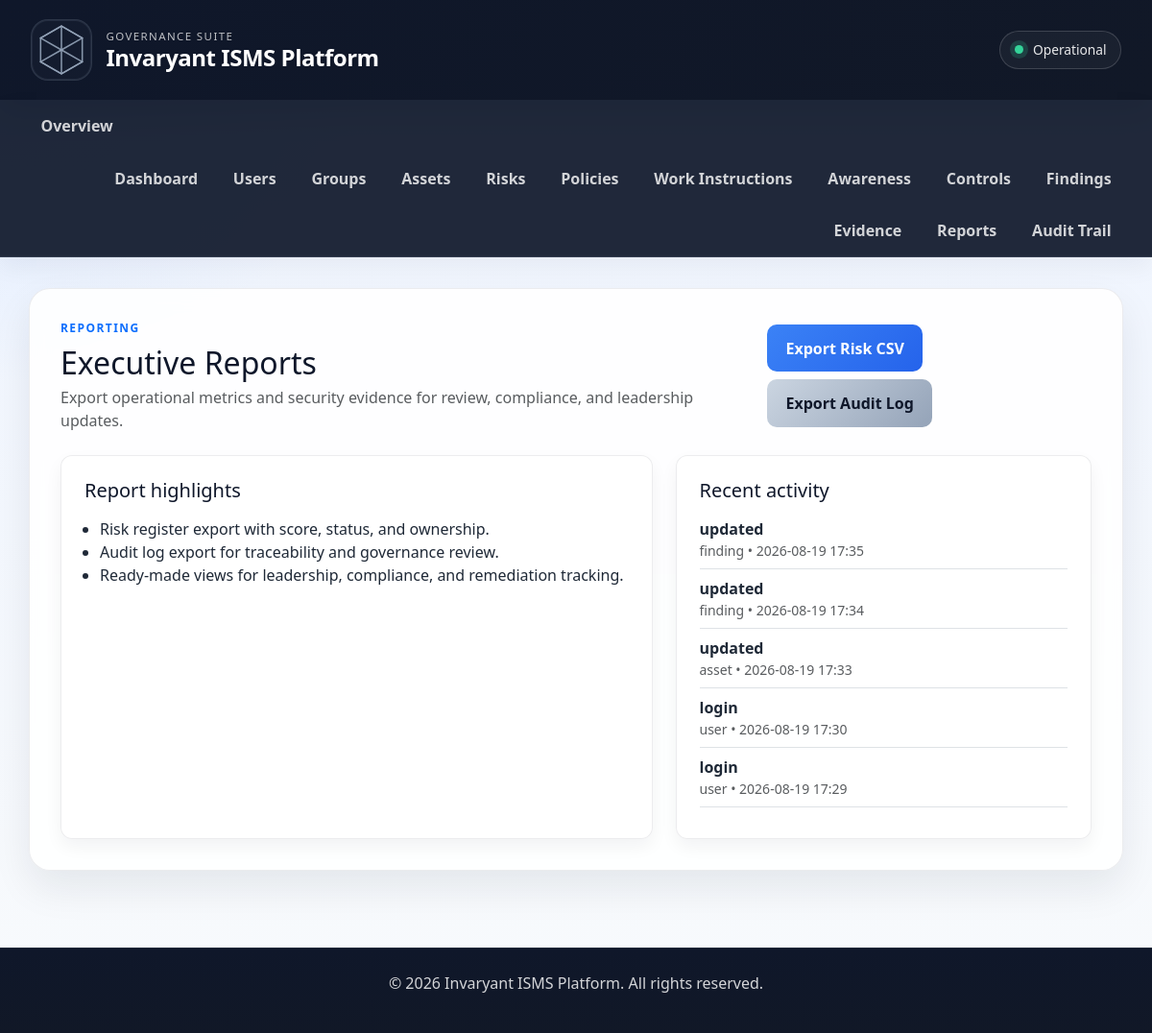
The app's page /reports (signed in), older data.
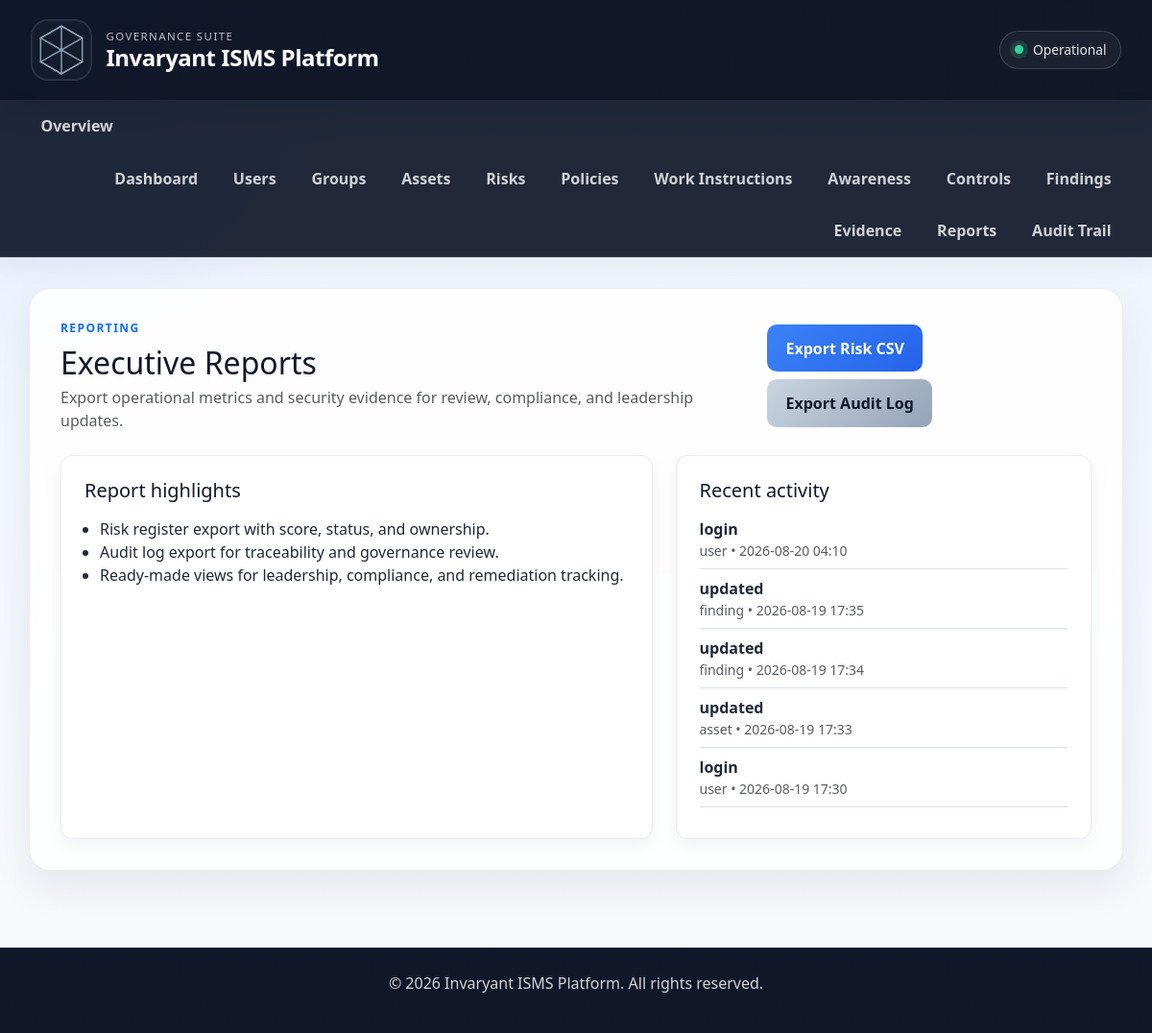
The same page, newer data.
### app/models.py (models this page shows, shortened)
class AuditEvent(db.Model):
    __tablename__ = 'audit_events'
    id = db.Column(db.Integer, primary_key=True)
    tenant_id = db.Column(db.Integer, db.ForeignKey('tenants.id'), nullable=False, default=1)
    user_id = db.Column(db.Integer, db.ForeignKey('users.id'), nullable=True)
    entity_type = db.Column(db.String(100), nullable=False)
    entity_id = db.Column(db.Integer, nullable=True)
    action = db.Column(db.String(100), nullable=False)
    before_value = db.Column(db.Text, nullable=True)
    after_value = db.Column(db.Text, nullable=True)
    ip_address = db.Column(db.String(64), nullable=True)
    signature_hash = db.Column(db.String(128), nullable=True)
    signed_change = db.Column(db.Text, nullable=True)
    created_at = db.Column(db.DateTime, default=datetime.utcnow)
    user = db.relationship('User', backref='audit_events')

### app/routes.py (the view)
@main.route('/reports')
@login_required
@require_roles('admin', 'security_manager', 'auditor')
def reports_index():
    recent_events = AuditEvent.query.filter_by(tenant_id=current_user.tenant_id).order_by(AuditEvent.created_at.desc()).limit(5).all()
    return render_template('reports.html', recent_events=recent_events)

### app/routes.py (called while the page is built)
def require_roles(*allowed_roles):
    def decorator(func):
        @wraps(func)
        @login_required
        def wrapped(*args, **kwargs):
            if not current_user.is_authenticated:
                flash('Please log in to continue.')
                return redirect(url_for('main.login'))
            user_role = current_user.role.name if current_user.role else 'user'
            if user_role not in allowed_roles and user_role != 'admin':
                flash('You do not have permission to access this page.')
                return redirect(url_for('main.index'))
            return func(*args, **kwargs)
        return wrapped
    return decorator

### app/templates/reports.html (shortened to what this page needs)
{% extends "base.html" %}
{% block content %}
<div class="d-flex flex-column flex-lg-row justify-content-between align-items-lg-center mb-4 gap-3">
    <div>
        <p class="text-uppercase fw-bold text-primary mb-2" style="letter-spacing: 0.12em; font-size: 0.75rem;">Reporting</p>
        <h2 class="mb-1">Executive Reports</h2>
        <p class="text-muted mb-0">Export operational metrics and security evidence for review, compliance, and leadership updates.</p>
    </div>
    <div class="d-flex flex-wrap gap-2">
        <a href="/reports/risks.csv" class="btn btn-primary">Export Risk CSV</a>
        <a href="/reports/audit-log.csv" class="btn btn-secondary">Export Audit Log</a>
    </div>
</div>
<div class="row g-4">
    <div class="col-lg-7">
        <div class="info-card h-100">
            <h5 class="mb-3">Report highlights</h5>
            <ul class="mb-0 ps-3">
                <li>Risk register export with score, status, and ownership.</li>
                <li>Audit log export for traceability and governance review.</li>
                <li>Ready-made views for leadership, compliance, and remediation tracking.</li>
            </ul>
        </div>
    </div>
    <div class="col-lg-5">
        <div class="info-card h-100">
            <h5 class="mb-3">Recent activity</h5>
            {% if recent_events %}
                <ul class="list-unstyled mb-0">
                    {% for event in recent_events %}
                        <li class="mb-2 pb-2 border-bottom">
                            <strong>{{ event.action }}</strong>
                            <div class="text-muted small">{{ event.entity_type }} • {{ event.created_at.strftime('%Y-%m-%d %H:%M') }}</div>
                        </li>
                    {% endfor %}
                </ul>
            {% else %}
                <p class="text-muted mb-0">No recent activity recorded yet.</p>
            {% endif %}
        </div>
    </div>
</div>
{% endblock %}

Row changes from the older to the newer data that the page shows:
no longer on this page (row unchanged): AuditEvent: action "login", entity_type "user", created_at "2026-08-19 17:29"
added AuditEvent: action "login", entity_type "user", created_at "2026-08-20 04:10"
